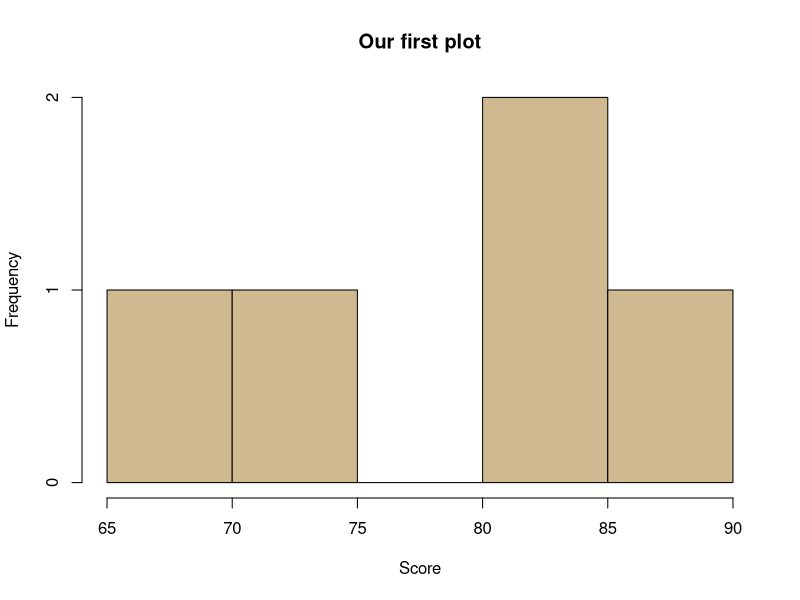

This chart was generated by the following R code: (Note: this script raises an error after producing the figure.)
# PUPIL Part I: AI-assisted edition
# Run from the complete workshop folder in desktop RStudio.
# data_demo starts from the CSV export (numeric category codes).
data_demo <- read.csv("data/PISA_200.csv")
dat <- read.csv("data/education_workshop_data.csv")

# Why R still matters
# Run real R in your browser. No RStudio installation needed.
2 + 3
R.version.string
# A script records your steps; the output alone does not.
scores <- c(65, 72, 81)
mean(scores)



# Find your way around
score <- 85
score
ls()
hist(c(65,72,81,85,90), main="Our first plot", xlab="Score", col="#CFB991")



# Calculate, then predict
2 + 3
3 * 5
8 / 2
2 + 3 * 5
(2 + 3) * 5



# Objects and assignment
x <- 5
x
y <- x + 3
y
x <- 10
y

# Optional: Debug a name mismatch
# Intentional error exercise:
score <- 85
Score

# Vectors and indexing
numbers <- c(1, 3, 5, 7, 9)
sum(numbers)
mean(numbers)
new_nums <- numbers - mean(numbers)
new_nums
numbers[2]
numbers[1:3]
numbers[-4]
numbers[-c(3,5)]
numbers > 5
numbers[numbers > 5]



# Files and folders
getwd()
list.files("data")
file.exists("data/PISA_200.csv")
data_demo <- read.csv("data/PISA_200.csv")
dim(data_demo)



# Packages and libraries
# Base R is ready without extra packages.
search()
# Check availability without causing an error.
requireNamespace("readxl", quietly=TRUE)
requireNamespace("haven", quietly=TRUE)

# Optional: Load import packages (install first)
library(readxl)
library(haven)
packageVersion("readxl")
packageVersion("haven")

# Import Excel and SPSS
# Always-available CSV path for the same SPSS observations.
data_demo <- read.csv("data/PISA_200.csv")
head(data_demo)
dim(data_demo)
str(data_demo)

# Optional: Original Excel / SPSS import (install first)
library(readxl)
library(haven)
pisa_200_excel <- read_excel("data/PISA_200.xlsx")
data_demo <- read_sav("data/PISA_200.sav")
dim(pisa_200_excel)
dim(data_demo)
names(data_demo)
attr(data_demo$Gender, "labels")

# Inspect before analyzing
head(data_demo)
dim(data_demo)
names(data_demo)
str(data_demo)
anyDuplicated(data_demo$Stu_ID)
colSums(is.na(data_demo))



# Summaries and histograms
summary(data_demo$Math_Overall)
mean(data_demo$Math_Overall, na.rm=TRUE)
sd(data_demo$Math_Overall, na.rm=TRUE)
hist(data_demo$Math_Overall,
     main="Histogram of Math Overall Scores",
     xlab="Math Overall Scores", ylab="Frequency",
     col="#CFB991", border="white")

# Optional: Change the bin count
hist(data_demo$Math_Overall, breaks=20, main="Math scores: 20 requested breaks", xlab="Math Overall Scores", col="#2B7570", border="white")

# Counts, labels, missingness
# A deliberately questionable summary. Predict what R will do.
mean(data_demo$Gender)
# Does successful execution make this a meaningful summary?

# Optional: Worked example: labels and a bar plot
gender <- factor(data_demo$Gender, levels=c(1,2), labels=c("Female","Male"))
school <- factor(data_demo$Sch_Type, levels=1:3,
 labels=c("Private independent","Private Government-dependent","Public"))
table(gender, useNA="ifany")
table(school, useNA="ifany")
barplot(table(gender), main="Distribution of Gender",
 xlab="Gender", ylab="Frequency", col=c("#CFB991","#2B7570"))

# Optional: Count numeric codes
table(data_demo$Gender, useNA="ifany")

# Optional: Original value labels (install first)
library(haven)
data_demo <- read_sav("data/PISA_200.sav")
table(as_factor(data_demo$Gender))
table(as_factor(data_demo$Sch_Type), useNA="ifany")

# Pipes and subsets
data_demo[1:10, 1:4]
data_demo$Gender |> factor(levels=c(1,2), labels=c("Female","Male")) |> table()
female_score <- data_demo[!is.na(data_demo$Gender) & data_demo$Gender == 1,
 c("Stu_ID","Math_Overall")]
head(female_score)
nrow(female_score)
write.csv(female_score, "female_score.csv", row.names=FALSE)



# Your turn: scores below 400
# Your task: create low_math, then summarize it.
# Columns: Stu_ID, Gender, Math_Overall
# Condition: nonmissing Math_Overall < 400
names(data_demo)
# Write your code below:


# Optional: Worked answer / backup
low_math <- data_demo[!is.na(data_demo$Math_Overall) & data_demo$Math_Overall < 400,
 c("Stu_ID","Gender","Math_Overall")]
nrow(low_math)
mean(low_math$Math_Overall)
factor(low_math$Gender, levels=c(1,2), labels=c("Female","Male")) |> table()

# When valid code misleads
flag <- data_demo$Sch_Type == 1
table(flag, useNA="ifany")
private_unchecked <- data_demo[flag, ]
nrow(private_unchecked)
private_unchecked
# Keep the original data intact.
private_checked <- data_demo[!is.na(flag) & flag, ]
nrow(private_checked)
data_complete_school <- data_demo[!is.na(data_demo$Sch_Type), ]
dim(data_complete_school)



# Take the workflow with you
# Record your environment for reproducibility.
sessionInfo()
# Use Download script to keep the code you edited here.



# AI design lab: reveal & revise
head(dat)
aggregate(posttest_score ~ condition, dat, mean)
boxplot(posttest_score ~ condition, dat, col=c("#CFB991","#2B7570"))

# Optional: Step 1: tempting student-level test
# Deliberately naive: critique independence before using results.
t.test(posttest_score ~ condition, dat)

# Optional: Step 3: classroom-level comparison
class_means <- aggregate(posttest_score ~ classroom_id + condition, dat, mean)
class_means
table(class_means$condition)
t.test(posttest_score ~ condition, class_means)
